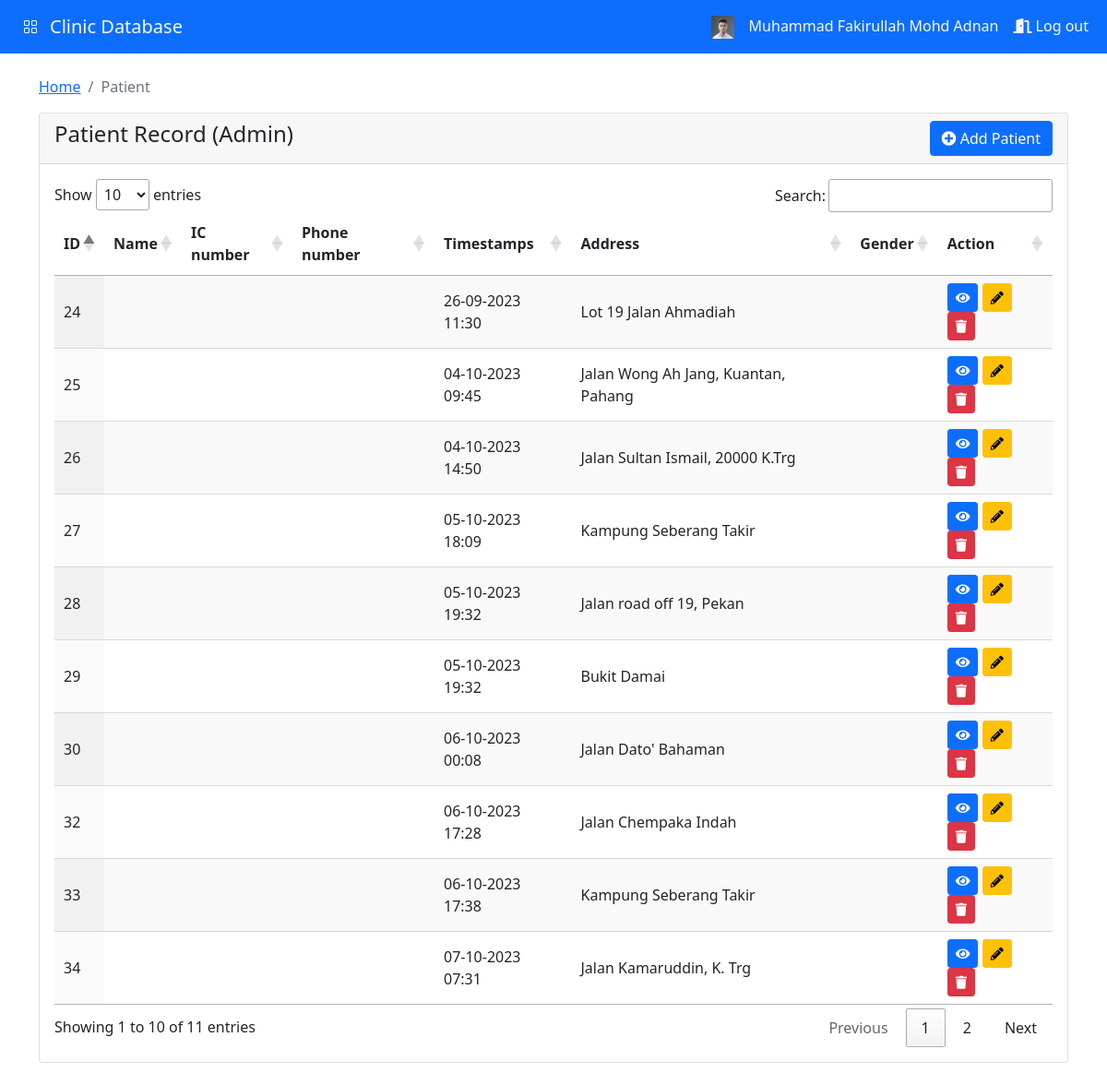
The page /admin_patient.php (signed in) on the database its author committed.
### tables this page shows
CREATE TABLE `patient` (
  `id` int(11) NOT NULL,
  `name` varchar(255) NOT NULL,
  `icno` varchar(255) NOT NULL,
  `phone_no` varchar(255) NOT NULL,
  `timestamp` varchar(255) NOT NULL,
  `address` varchar(255) NOT NULL,
  `gender` varchar(255) NOT NULL,
  `diagnose_status` varchar(255) NOT NULL,
  `appointment_status` varchar(255) NOT NULL,
  `appointmentDateTime` varchar(255) NOT NULL,
  `medicinePrescription` varchar(255) NOT NULL,
  `total_price` varchar(255) NOT NULL,
  `payment_status` varchar(255) NOT NULL
);

### admin_patient.php (the view, shortened to what this page needs)
<!DOCTYPE html>
<html lang="en">
<head>
    <link href="https://cdn.jsdelivr.net/npm/bootstrap@5.1.3/dist/css/bootstrap.min.css"
    rel="stylesheet">
    <link rel="stylesheet" href="https://cdn.jsdelivr.net/npm/bootstrap-icons@1.10.5/font/bootstrap-icons.css">
    <link rel="stylesheet" href="path/to/font-awesome/css/font-awesome.min.css">
    <link rel="stylesheet" href="https://cdnjs.cloudflare.com/ajax/libs/font-awesome/5.15.3/css/all.min.css">
    <link rel="stylesheet" href="https://cdn.datatables.net/1.10.25/css/jquery.dataTables.min.css">
    <link rel="stylesheet" href="//cdn.jsdelivr.net/npm/alertifyjs@1.13.1/build/css/alertify.min.css"/>
</head>
<body>
<?php include 'admin_navbar.php'; ?>
<div class="container mt-4">
    <nav aria-label="breadcrumb">
        <ol class="breadcrumb">
            <li class="breadcrumb-item"><a href="admin.php">Home</a></li>
            <li class="breadcrumb-item active" aria-current="page">Patient</li>
        </ol>
    </nav>
    <?php include 'admin_offcanvas.php'; ?>
    <div class="row mt-2">
        <div class="col-md-12">
            <div class="card">
                <div class="card-header">
                    <h4>Patient Record (Admin)
                        <button type="button" class="btn btn-primary float-end " data-bs-toggle="modal" data-bs-target="#patientAddModal">
                            <i class="fa fa-plus-circle"></i> Add Patient
                        </button>
                    </h4>
                </div>
                <div class="card-body">
                    <table id="patientTable" class="display" style="width:100%">
                        <thead>
                            <tr>
                                <th>ID</th>
                                <th>Name</th>
                                <th>IC number</th>
                                <th>Phone number</th>
                                <th>Timestamps</th>
                                <th>Address</th>
                                <th>Gender</th>
                                <th>Action</th>
                            </tr>
                        </thead>
                        <tbody>
                            <?php
                                require 'dbcon.php';
                                $query = "SELECT * FROM patient";
                                $query_run = mysqli_query($con, $query);
                                if (mysqli_num_rows($query_run) > 0) {
                                    foreach ($query_run as $patient) {
                                        $formattedtimestamp = date("d-m-Y H:i", strtotime($patient['timestamp']));
                                        ?>
                                        <tr>
                                            <td><?= $patient['id'] ?></td>
                                            <td><?= $patient['name'] ?></td>
                                            <td><?= $patient['icno'] ?></td>
                                            <td><?= $patient['phone_no'] ?></td>
                                            <td><?= $formattedtimestamp ?></td>
                                            <td><?= $patient['address'] ?></td>
                                            <td><?= $patient['gender'] ?></td>
                                            <td>
                                                <button type="button" value="<?= $patient['id'] ?>" class="viewPatientBtn btn btn-primary btn-sm"><i class="fas fa-eye"></i></button>
                                                <button type="button" value="<?= $patient['id'] ?>" class="editPatientBtn btn btn-warning btn-sm"><i class="fas fa-pencil-alt"></i></button>
                                                <button type="button" value="<?= $patient['id'] ?>" class="deletePatientBtn btn btn-danger btn-sm"><i class="fas fa-trash"></i></button>
                                            </td>
                                        </tr>
                                        <?php
                                    }
                                } else {
                                    echo "<tr><td colspan='8'>No Record Found</td></tr>";
                                }
                                ?>
                        </tbody>
                    </table>
                </div>
            </div>
        </div>
    </div>
    <br>
</div>
</body>
</html>

### admin_navbar.php (shortened to what this page needs)
<?php
$admin_name = $_SESSION['admin_name'];
?>
<nav class="navbar navbar-expand-lg bg-primary navbar-dark">
        <div class="container-fluid">
          <a class="btn btn-primary" data-bs-toggle="offcanvas" href="#offcanvasExample" role="button" aria-controls="offcanvasExample">
            <i class="bi bi-grid"></i>
          </a>
          <a class="navbar-brand text-light" href="">Clinic Database</a>
          <div class="collapse navbar-collapse" id="navbarNavDropdown">
            <ul class="navbar-nav ml-auto custom-nav">
                <li class="nav-item">
                    <a class="nav-link active text-light" aria-current="page" href="">
                        <?php
                        require 'dbcon.php';
                        $query = "SELECT * FROM admin";
                        $query_run = mysqli_query($con, $query);
                        if ($query_run) {
                            if (mysqli_num_rows($query_run) > 0) {
                                $admin_data = mysqli_fetch_assoc($query_run);
                                $admin_image = $admin_data['admin_image'];
                            } else {
                                $admin_image = 'profileImage/default_profile.jpg';
                            }
                        } else {
                            echo "Error in executing the query: " . mysqli_error($con);
                        }
                        ?>
                        <img src="<?php echo $admin_image; ?>" alt="Admin image" width="25" height="25">
                    </a>
                </li>
                <li class="nav-item">
                    <a class="nav-link active text-light" aria-current="page" href="">
                        <?php echo $admin_name; ?>
                    </a>
                </li>
                <li class="nav-item dropdown">
                    <a class="nav-link active text-light" aria-current="page" href="logout_admin.php"><i class="fas fa-door-open"></i> Log out
                </a>
                </li>
            </ul>
          </div>
        </div>
</nav>

### admin_offcanvas.php (shortened to what this page needs)
<!DOCTYPE html>
<html lang="en">
<head>
    <link rel="stylesheet" href="//cdn.jsdelivr.net/npm/alertifyjs@1.13.1/build/css/alertify.min.css"/>
</head>
<body>
  </body>
</html>

### admin_navbar.php (style rules this page uses)
.custom-nav { margin-left: auto; }

### rows shown on the page
patient: id "24", timestamp "26-09-2023 11:30", address "Lot 19 Jalan Ahmadiah"
patient: id "25", timestamp "04-10-2023 09:45", address "Jalan Wong Ah Jang, Kuantan, Pahang"
patient: id "26", timestamp "04-10-2023 14:50", address "Jalan Sultan Ismail, 20000 K.Trg"
patient: id "27", timestamp "05-10-2023 18:09", address "Kampung Seberang Takir"
patient: id "28", timestamp "05-10-2023 19:32", address "Jalan road off 19, Pekan"
patient: id "29", timestamp "05-10-2023 19:32", address "Bukit Damai"
patient: id "30", timestamp "06-10-2023 00:08", address "Jalan Dato' Bahaman"
patient: id "32", timestamp "06-10-2023 17:28", address "Jalan Chempaka Indah"
patient: id "33", timestamp "06-10-2023 17:38", address "Kampung Seberang Takir"
patient: id "34", timestamp "07-10-2023 07:31", address "Jalan Kamaruddin, K. Trg"

### other values the page prints
$admin_name "Muhammad Fakirullah Mohd Adnan"
